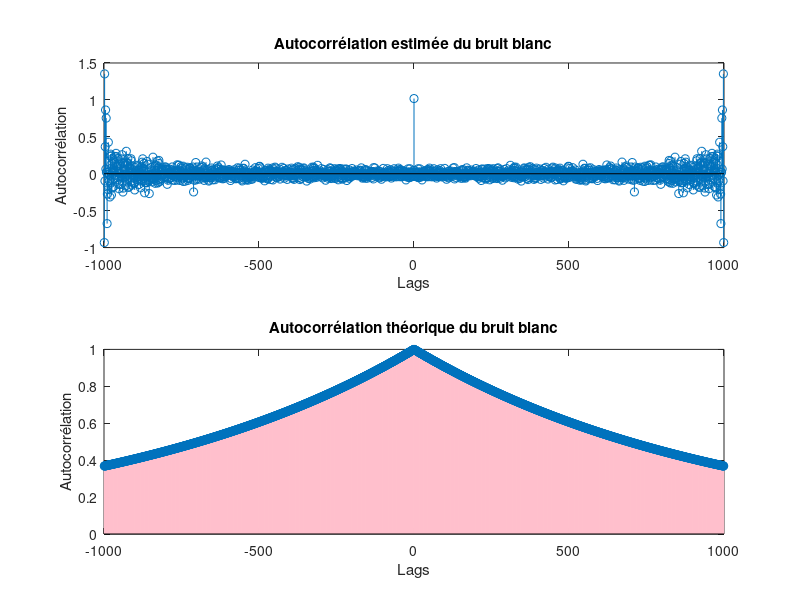
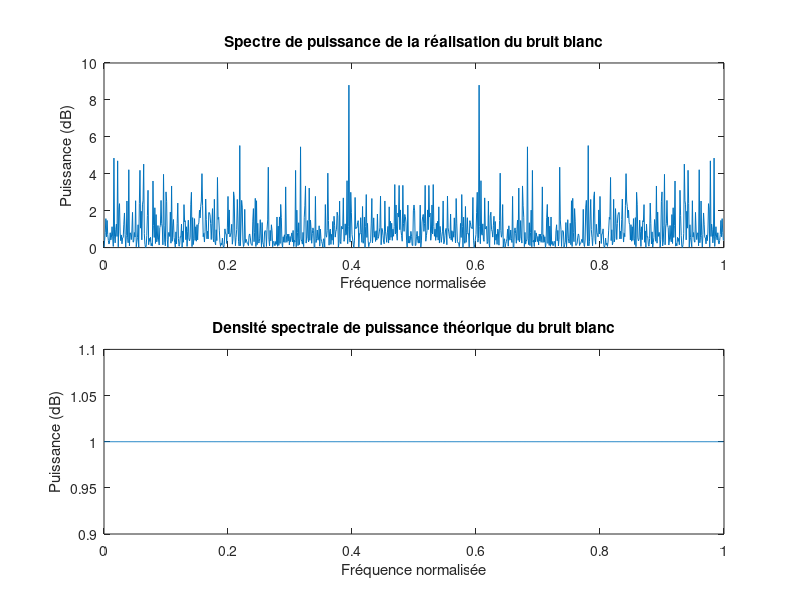

These figures' MATLAB source, in order:
%% Sallmone Armela & Mony Alexandra
%% Groupe 5
clear;
close all;
clc;

%% Générer un bruit blanc de moyenne nulle et de variance σ²

% Paramètres
moyenne = 0;
variance = 1;
N = 1000; % Nombre d'échantillons

% Générer le bruit blanc
bruit_blanc = moyenne + sqrt(variance) * randn(1, N);

% Estimation de l'autocorrélation
lags = -N+1:N-1;
autocorrelation_estimee = xcorr(bruit_blanc, 'unbiased');

% Tracé de l'autocorrélation théorique et estimée
figure;
subplot(2,1,1);
stem(lags, autocorrelation_estimee);
title('Autocorrélation estimée du bruit blanc');
xlabel('Lags');
ylabel('Autocorrélation');

% Autocorrélation théorique
autocorrelation_theorique = variance * exp(-abs(lags) / N);
subplot(2,1,2);
couleur_rose = [1, 0.75, 0.8];
stem(lags, autocorrelation_theorique,'color', couleur_rose);
title('Autocorrélation théorique du bruit blanc');
xlabel('Lags');
ylabel('Autocorrélation');

% Calcul du spectre de puissance
fft_result = fft(bruit_blanc);
power_spectrum = abs(fft_result).^2 / N;
frequencies = (0:N-1) / N;

% Tracé du spectre de puissance
figure;
subplot(2,1,1);
plot(frequencies, power_spectrum);
title('Spectre de puissance de la réalisation du bruit blanc');
xlabel('Fréquence normalisée');
ylabel('Puissance (dB)');

% Densité spectrale de puissance théorique
psd_theorique = variance * ones(size(frequencies));
subplot(2,1,2);
plot(frequencies, psd_theorique);
title('Densité spectrale de puissance théorique du bruit blanc');
xlabel('Fréquence normalisée');
ylabel('Puissance (dB)');
